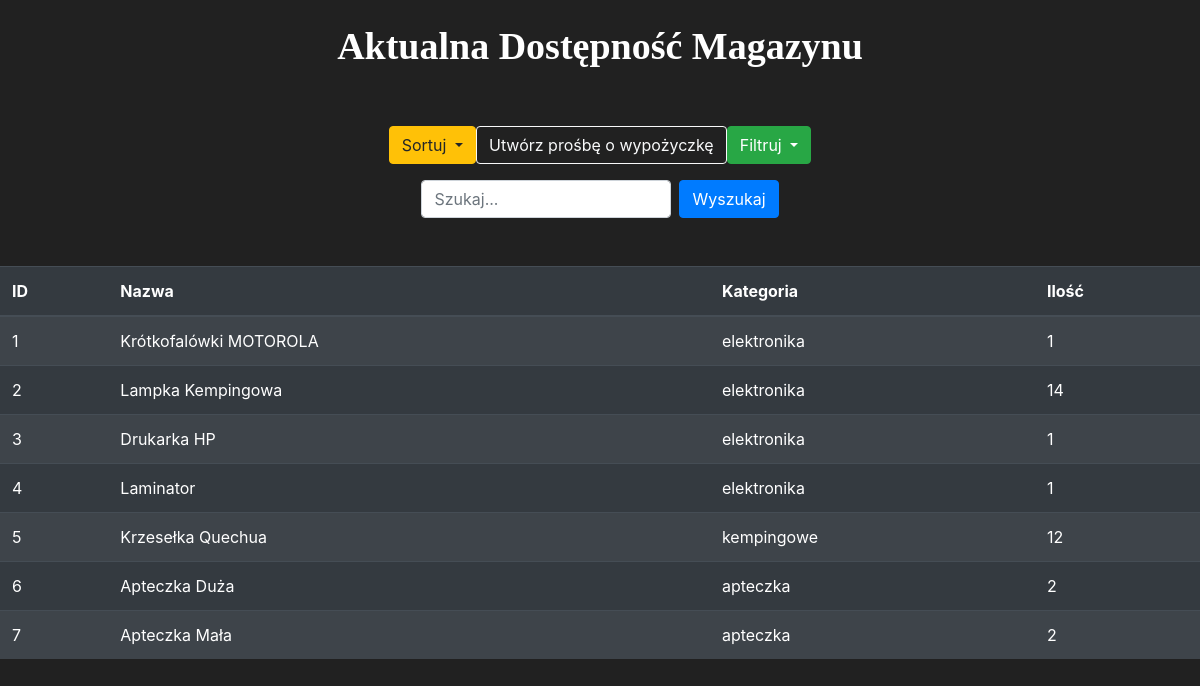
Before: /magazineview with the older database file.
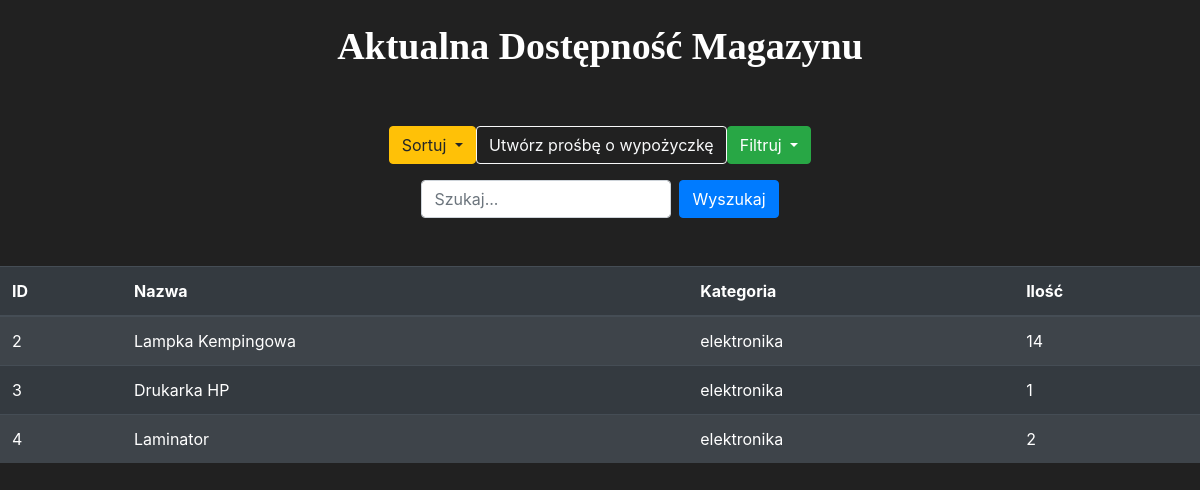
After: the same page with the newer database file.
### app.py (models this page shows, shortened)
class Item(db.Model):
    id = db.Column(db.Integer(), primary_key=True)
    name = db.Column(db.String(length=30), nullable=False, unique=True)
    category = db.Column(db.String(length=30), nullable=False)
    amount = db.Column(db.Integer(), nullable=True)
    localization = db.Column(db.String(length=30), nullable=False)
    notes = db.Column(db.String(length=60), nullable=True)

### app.py (the view)
@app.route('/magazineview')
def magazine_view():
    category = request.args.get("category")
    sort = request.args.get("sort")
    search = request.args.get("search")
    if category and category != "all":
        items = Item.query.filter_by(category=category)
    else:
        items = Item.query
    if search:
        search_pattern = f"%{search}%"
        items= items.filter(Item.name.ilike(search_pattern) | (Item.category.ilike(search_pattern)))
    if sort == "name":
        items = items.order_by(Item.name.asc())
    elif sort == "category":
        items = items.order_by(Item.category.asc())
    elif sort == "amount_asc":
        items = items.order_by(Item.amount.asc())
    elif sort == "amount_desc":
        items = items.order_by(Item.amount.desc())
    else:
        items = items.order_by(Item.id.asc())
    items = items.all()
    return render_template(
        'magazine_view_only.html',
        items=items,
        category=category,
        sort=sort,
        search=search
    )

### templates/magazine_view_only.html (shortened to what this page needs)
<!DOCTYPE html>
<html lang="en">
<head>
    <link rel="stylesheet" href="https://cdn.jsdelivr.net/npm/bootstrap@4.5.3/dist/css/bootstrap.min.css">
</head>
<body>
<br>
<h1 style="font-family: Calibri; font-size: 38px; font-weight: 600; text-align:center;">
    Aktualna Dostępność Magazynu
</h1>
<br>
<div class="container mt-4">
    <div class="d-flex justify-content-center gap-3">
        <div class="dropdown">
            <button class="btn btn-warning dropdown-toggle" type="button" data-toggle="dropdown">
                Sortuj
            </button>
        </div>
        <a href="{{ url_for('take_request') }}" class="btn btn-outline-light">
            Utwórz prośbę o wypożyczkę
        </a>
        <div class="dropdown">
        <button class="btn btn-success dropdown-toggle" type="button" data-toggle="dropdown">
            Filtruj
        </button>
    </div>
        </div>
    </div>
<form method="GET" action="{{ url_for('magazine_view') }}" class="form-inline mt-3 justify-content-center">
    <input type="text"
           name="search"
           class="form-control mr-2"
           placeholder="Szukaj..."
           value="{{ search if search else '' }}"
           style="max-width: 250px;">
    <button type="submit" class="btn btn-primary">
        Wyszukaj
    </button>
</form>
<br>
<br>
    <table class="table table-striped table-dark">
    <thead>
        <tr>
        <th scope="col">ID</th>
        <th scope="col">Nazwa</th>
        <th scope="col">Kategoria</th>
        <th scope="col">Ilość</th>
        </tr>
    </thead>
    <tbody>
        {% for item in items %}
                    <tr>
                        <td>{{ item.id }}</td>
                        <td>{{ item.name }}</td>
                        <td>{{ item.category }}</td>
                        <td>{{ item.amount }}</td>
                    </tr>
        {% endfor %}
    </tbody>
    </table>
</body>
</html>

Changed rows visible on the page:
removed Item: id "1", name "Krótkofalówki MOTOROLA", category "elektronika", amount "1"
removed Item: id "5", name "Krzesełka Quechua", category "kempingowe", amount "12"
removed Item: id "6", name "Apteczka Duża", category "apteczka", amount "2"
removed Item: id "7", name "Apteczka Mała", category "apteczka", amount "2"
changed Item "Laminator": amount "1" → "2"
